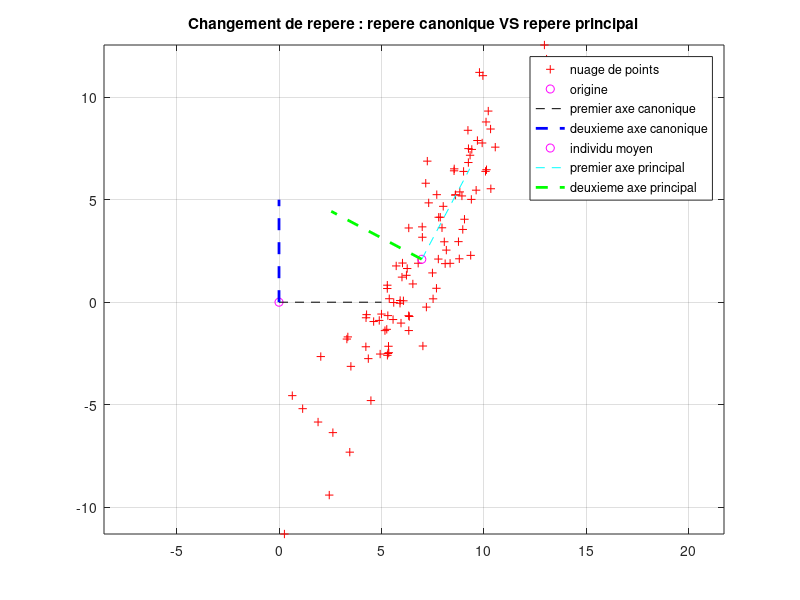
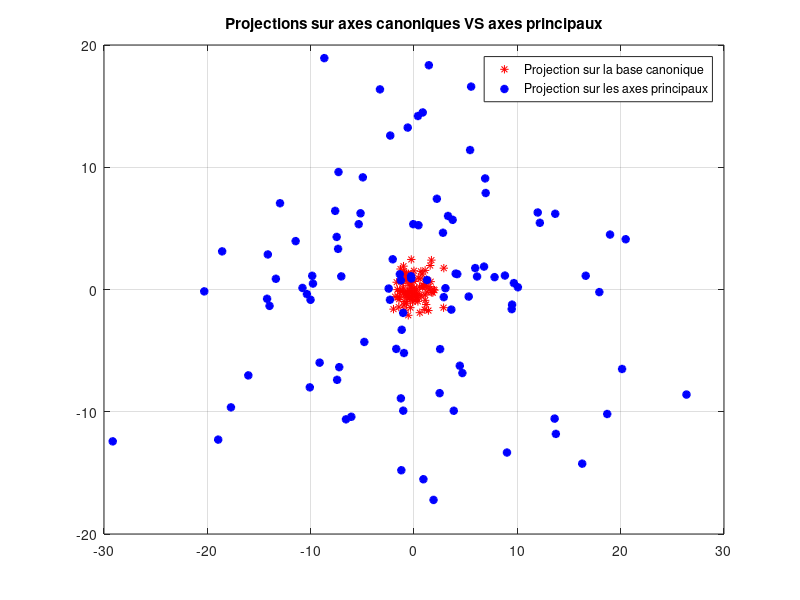

Recreate these plots in MATLAB, in order.
clear variables;close all;clc;

%% Creation de 100 individus de R2 pour montrer comment s'effectue le changement de repere via l'ACP
nb_indiv = 100;

% Creation d'un nuage de points de R2:
% On cree separement les coordonnees des abscisses et des ordonnees, afin 
% d'avoir un nuage plus etendu dans une dimension que dans l'autre
X1 = randn(nb_indiv,1);
X2 = 5*randn(nb_indiv,1); 
X = [X1 X2];

% On decale le nuage de point. Puisqu'il s'agit de deux lois normales 
% centrees reduites, l'individu moyen est a peu pres nul. Il correspond 
% donc a peu pres a l'origine du repere canonique. On veut pouvoir 
% visualiser le changement de repere, donc on decale le nuage de points
X = X + 5*ones(nb_indiv,2);

% on va faire "tourner" le nuage, pour que les axes de la base trouvee via
% l'ACP ne soient pas confondus avec ceux de la base canonique.
angle = pi/6; 
R = [cos(angle) -sin(angle); sin(angle) cos(angle)]; 
X = X*R; 

%  On affiche le nuage de points dans le repere canonique
figure(1), axis equal, % axis equal : permet d'avoir la meme taille
% des axes pour les abscisses et les ordonnees.
p1 = plot(X(:,1),X(:,2),'r+',0, 0,'mo',...
    [0 5],[0 0],'k--',...
    [0 0],[0 5],'b--','linewidth',2);grid on;% stocker le graphe dans p1 
% permet de generer simplement une legende prenant en compte tous les 
% affichages de la figure

% l'ACP correspond a un changement de repere de l'espace des donnees : le 
% centre du repere devient l'individu moyen, les vecteurs de la base 
% maximisent la dispersion et ne sont pas correles

%disp(' ** A COMPLETER ** CONSIGNES EN COMMENTAIRE ** ')
%%%%%%%%%%%%%%%%%%%%%%%%%%%%%%%%%%%%%%%%%%%%%%%%%%%%%%%%%%%%%%%%%%%%%%%%%%%
% CALCULER LA MATRICE DE VARIANCE/COVARIANCE DU TABLEAU DES DONNEES X ET
% LES AXES PRINCIPAUX. REORDONNER CES AXES PAR ORDRE DECROISSANT DU
% CONTRASTE QU'ILS FOURNISSENT
% (cf - TP1 RVB)
x_mean = mean(X);
Xc = X - x_mean;
n = size(Xc,1);
Sigma = (Xc'*Xc)/n;
[V,D] = eig(Sigma);
[~,ind] = sort(diag(D),'descend');
V = V(:,ind);
%%%%%%%%%%%%%%%%%%%%%%%%%%%%%%%%%%%%%%%%%%%%%%%%%%%%%%%%%%%%%%%%%%%%%%%%%%%

%disp(' ** A COMPLETER ** CONSIGNES EN COMMENTAIRE ** ')
%%%%%%%%%%%%%%%%%%%%%%%%%%%%%%%%%%%%%%%%%%%%%%%%%%%%%%%%%%%%%%%%%%%%%%%%%%%
% AFFICHER LE NOUVEAU REPERE DEFINI PAR LES AXES PRINCIPAUX ET L'ELEMENT 
% MOYEN SUR LA FIGURE (1)
%%%%%%%%%%%%%%%%%%%%%%%%%%%%%%%%%%%%%%%%%%%%%%%%%%%%%%%%%%%%%%%%%%%%%%%%%%%

figure(1), hold on, axis equal % axis equal : permet d'avoir la meme taille
% des axes pour les abscisses et les ordonnees. Sans cela, il est impossible
% de voir que les deux axes principaux sont orthogonaux
p2 = plot(x_mean(1),x_mean(2),'mo',...
[x_mean(1) 5*V(1,1)+x_mean(1)], [x_mean(2) 5*V(2,1)+x_mean(2)],'c--',...
[x_mean(1) 5*V(1,2)+x_mean(1)], [x_mean(2) 5*V(2,2)+x_mean(2)],'g--','linewidth',2);grid on; % /!\ L'affichage du point (0,0) ne sert a rien ici
% a part a montrer comment creer une legende qui reunit les courbes de deux
% plots differents (cf lignes de code 58-59)
title('Changement de repere : repere canonique VS repere principal')
legend([p1;p2],'nuage de points','origine','premier axe canonique','deuxieme axe canonique',...
    'individu moyen','premier axe principal','deuxieme axe principal');



%% Creation de 100 individus de R10 pour montrer l'interet de projeter 
%  sur les composantes principales plutot que sur n'importe quel axe

% Creation d'un echantillon d'individus beaucoup plus disperse sur ses
% deux dernieres variables que sur les autres
X1 =  8*randn(nb_indiv,1);
X2 = 10*randn(nb_indiv,1);
X = randn(nb_indiv,8); 
X = [X,X1,X2];

%disp(' ** A COMPLETER ** CONSIGNES EN COMMENTAIRE ** ')
%%%%%%%%%%%%%%%%%%%%%%%%%%%%%%%%%%%%%%%%%%%%%%%%%%%%%%%%%%%%%%%%%%%%%%%%%%%
% CALCULER LA MATRICE DE VARIANCE/COVARIANCE DU TABLEAU DES DONNEES X ET
% LES AXES PRINCIPAUX. REORDONNER CES AXES PAR ORDRE DECROISSANT DU
% CONTRASTE QU'ILS FOURNISSENT.
% CALCULER LA MATRICE C DE L'ECHANTILLON X DANS CE NOUVEAU REPERE [i.e. LA 
% PROJECTION DES LIGNES DU TABLEAU CENTRE XC DANS LA NOUVELLE BASE] :
% CHAQUE COLONNE DE C CORRESPOND A CE QUE L'ON APPELLE UNE COMPOSANTE
% PRINCIPALE DE X
%%%%%%%%%%%%%%%%%%%%%%%%%%%%%%%%%%%%%%%%%%%%%%%%%%%%%%%%%%%%%%%%%%%%%%%%%%%
x_mean1 = mean(X);
Xc = X - x_mean1;
m = size(Xc,1);
Sigma1 = Xc'*Xc/m;
[W,D] = eig(Sigma1);
[~,ind] = sort(diag(D),'descend');
W = W(:,ind);
C = Xc*W;
%disp(' ** A COMPLETER ** CONSIGNES EN COMMENTAIRE ** ')
%%%%%%%%%%%%%%%%%%%%%%%%%%%%%%%%%%%%%%%%%%%%%%%%%%%%%%%%%%%%%%%%%%%%%%%%%%%
% SUR UNE MEME FIGURE, AFFICHER EN ROUGE LA PROJECTION DES INDIVIDUS DE XC
% SUR LES DEUX PREMIERS AXES DE LA BASE CANONIQUE [i.e. EN UTILISANT POUR 
% CHAQUE IND. SES COEFFICIENTS DANS LES DEUX PREMIERES COLONNES DE XC], 
% PUIS EN BLEU LA PROJECTION DE CES INDIVIDUS SUR LES DEUX PREMIERS AXES
% PRINCIPAUX [i.e. EN UTILISANT POUR CHAQUE IND. SES COEFFICIENTS DANS LES
% DEUX PREMIERES COLONNES DE C]
%

% QUESTION 3 RAPPORT :
% QUE REMARQUEZ-VOUS ? (A EXPLIQUER DANS LE RAPPORT)
% On remarque que le nuage de points est étalé suivant le premier axe
% principal qui minimise l'erreur d'approximation des points du nuage
% Le second axe principal fait une moins bonne approximation que le 1er

%%%%%%%%%%%%%%%%%%%%%%%%%%%%%%%%%%%%%%%%%%%%%%%%%%%%%%%%%%%%%%%%%%%%%%%%%%%

%-%-%-%-%-%-%-%-%-%-%-%-%-%-%-%-%-%-%-%-%-%-%-%-%-%-%-%-%-%-%-%-%-%-%-%-%-%
% NB : ATTENTION A BIEN AFFICHER LA PROJECTION DES INDIVIDUS DE XC (ET NON
% DE X) SUR LES DEUX PREMIERS AXES CANONIQUES. SINON LES DEUX NUAGES DE
% POINTS NE SERONT PAS CENTRES SUR LE MEME POINT ET IL SERA PLUS DUR D'EN
% TIRER DES CONSEQUENCES
%-%-%-%-%-%-%-%-%-%-%-%-%-%-%-%-%-%-%-%-%-%-%-%-%-%-%-%-%-%-%-%-%-%-%-%-%-%
figure(2), clf
plot(Xc(:,1),Xc(:,2),'r*',C(:,1),C(:,2),'b*','linewidth',2);grid on
title('Projections sur axes canoniques VS axes principaux')
legend('Projection sur la base canonique','Projection sur les axes principaux')

%disp(' ** A COMPLETER ** CONSIGNES EN COMMENTAIRE ** ')
%%%%%%%%%%%%%%%%%%%%%%%%%%%%%%%%%%%%%%%%%%%%%%%%%%%%%%%%%%%%%%%%%%%%%%%%%%%
% CALCULER L'INFORMATION -- i.e. LA PROPORTION DE CONTRASTE -- CONTENUE 
% DANS LES DEUX PREMIERES COMPOSANTES PRINCIPALES POUR L'ECHANTILLON X, VIA
% LES ELEMENTS SPECTRAUX DE LA MATRICE DE VARIANCE/COVARIANCE
%%%%%%%%%%%%%%%%%%%%%%%%%%%%%%%%%%%%%%%%%%%%%%%%%%%%%%%%%%%%%%%%%%%%%%%%%%%
vp = sort(diag(D),'descend');
trace = sum(vp);
alph1 = vp(1);
alph2 = vp(2);
info_axe_1 = alph1/trace;
info_axe_2 = alph2/trace;
info_axe_3 = (alph1 + alph2) / trace;
fprintf('Pourcentage d info sur la premiere composante principale = %.3f\n',info_axe_1);
fprintf('Pourcentage d info sur la deuxieme composante principale = %.3f\n',info_axe_2);
fprintf('Pourcentage d info sur les deux premieres composantes    = %.3f\n',info_axe_3);


% Question 4
% A partir de la matrice Sigma, on recupère les valeurs propres que l'on
% classe dans l'ordre decroissant. La plus grande correspond à la premiere
% composante principale, et ainsi de suite. Et donc le rapport de chaque
% valeur propre avec la trace de la matrice Sigma nous quantifie l'info
% contenue dans la 1ere composante principale, et ceci pour toutes les
% composantes. 
% On peut voir que dans ce TP les deux premieres composantes principales
% suffisent a recuperer la quasi-totalité des informations.








